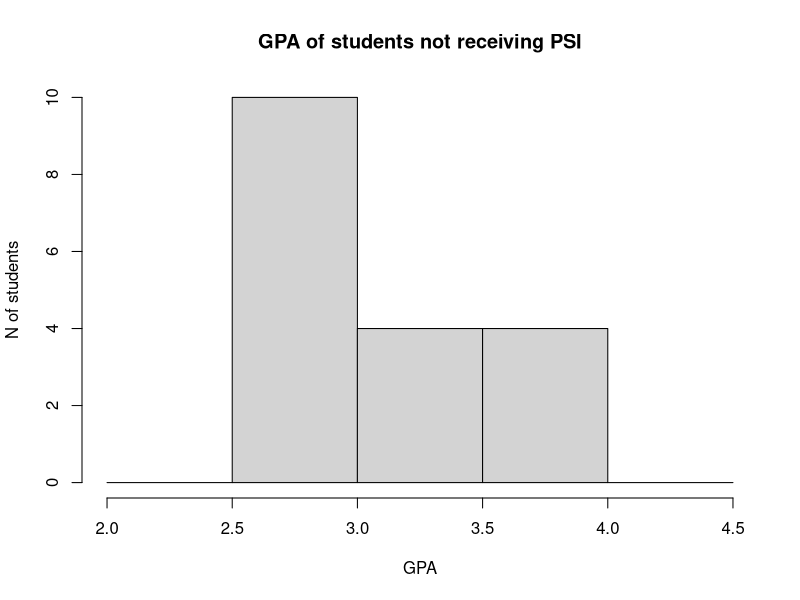
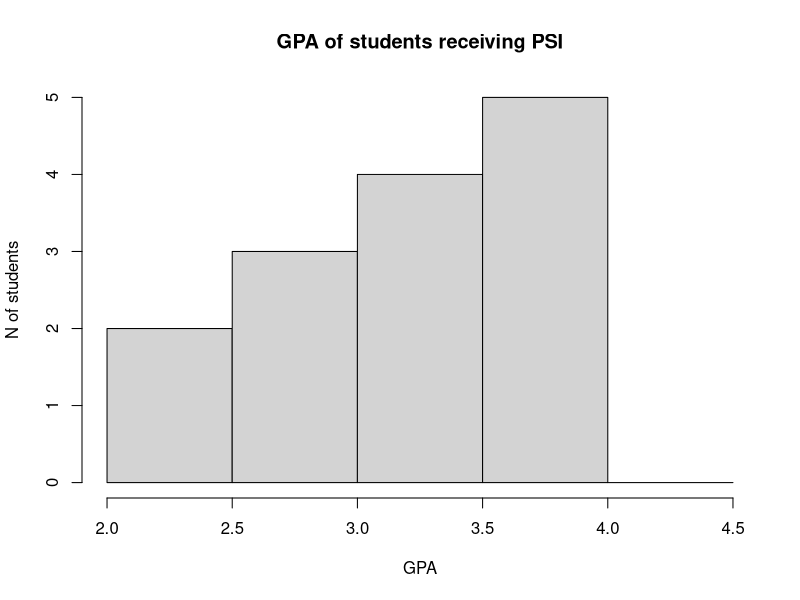
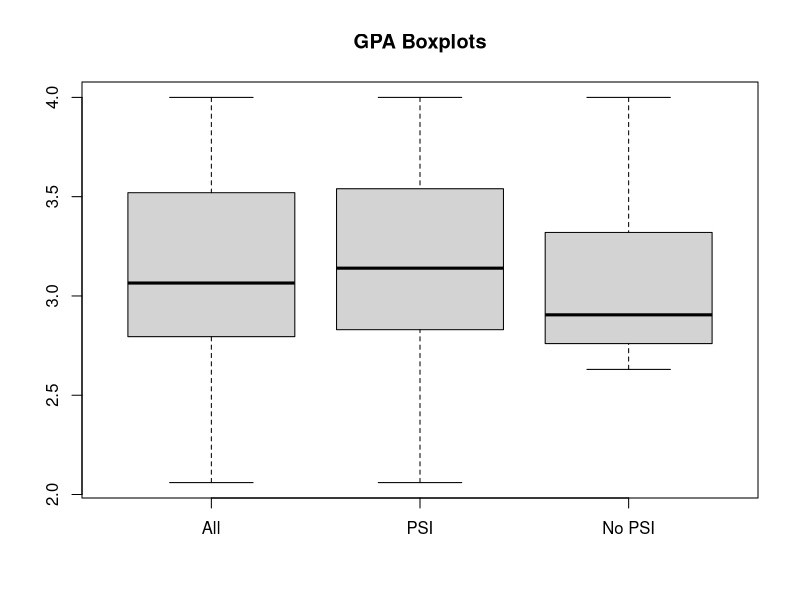
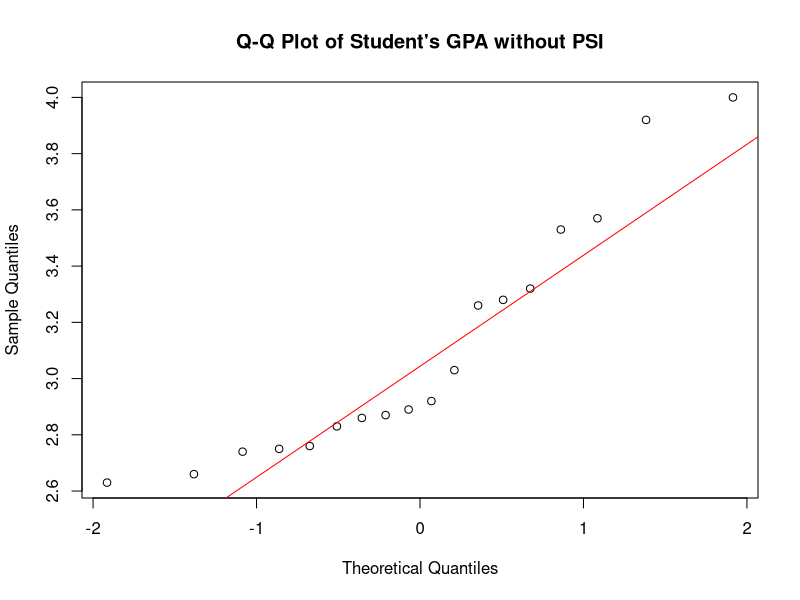
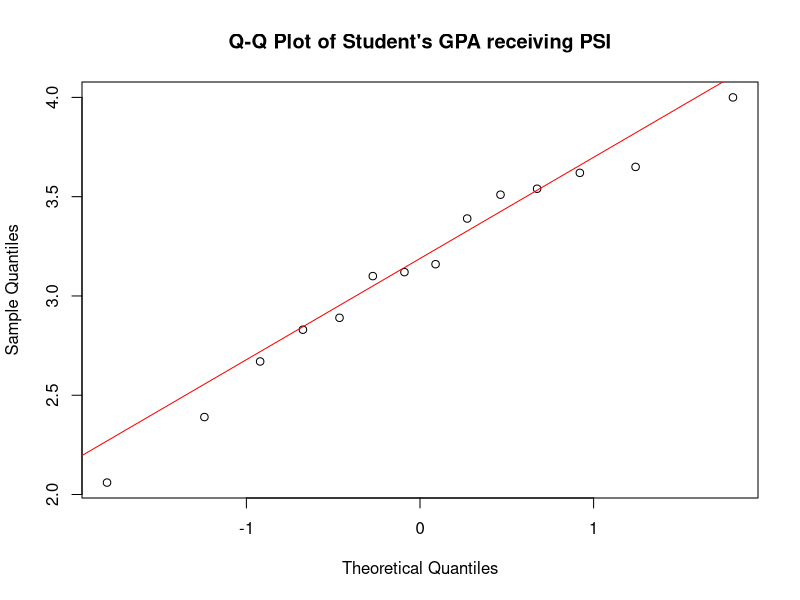

Recreate these plots in R, in order.
#Exercise 2

#First we load the data from the data source
expsi = read.table("psi.txt", header=TRUE);
expsi

#T1

#We divide the data in 2 groups, 
#the students that received psi and the ones that didn't
nousepsi = expsi[which(expsi$psi == "0"),]
nousepsi
usepsi = expsi[which(expsi$psi == "1"),]
usepsi

# We show some data summaries

hist(nousepsi$gpa, breaks = c(2.0, 2.5, 3.0, 3.5, 4.0, 4.5), xlab="GPA", ylab="N of students", main="GPA of students not receiving PSI")
hist(usepsi$gpa, breaks = c(2.0, 2.5, 3.0, 3.5, 4.0, 4.5), xlab="GPA", ylab="N of students", main="GPA of students receiving PSI")

boxplot(expsi$gpa, usepsi$gpa, nousepsi$gpa, main="GPA Boxplots", names=c("All", "PSI", "No PSI"));

qqnorm(nousepsi$gpa,  main="Q-Q Plot of Student's GPA without PSI") # doesn't look normal
qqline(nousepsi$gpa, col="red")

qqnorm(usepsi$gpa, main="Q-Q Plot of Student's GPA receiving PSI") # looks normal
qqline(usepsi$gpa, col="red")

#T2

expsiglm=glm(passed~psi+gpa,data=expsi,family=binomial)
summary(expsiglm)


#T3

#psi increases the linear predictor by 2.338 
#and increases odds of passing by e^2.338=10.3604948382


#T4

expsi$passed=factor(expsi$passed)
expsi$psi=factor(expsi$psi)
expsi$gpa=factor(expsi$gpa)
expsiglm2=glm(passed~psi+gpa, data=expsi,family=binomial)
summary(expsiglm2)

#estimations shown, I think intercept+psi1 + gpa3.0 would be the first estimation 
#and intercept+gpa3.0 would be the second. 

#T5

#exp(intercept(which is supposedly psi0) − psi1?) = 1.786932. )
  

#T6

x=matrix(c(3,15,8,6),2,2)
x
fisher.test(x)

#15 is the people that didn't show improvement from the 18 
#and 3 is the people that showed improvement
#Same with the second column out of 14 8 showed improvement and 6 didn't
#So first column is students not receiving psi and second is the students receiving it
#row 1 shows the students that improved and row 2 the rest that didn't

#conclusion: #with pval 0.02 we can reject the null hypothesis, 
#which will be that the students receiving psi and the 
#ones not receiving it have the same probablity of improvement.

#T7

#I guess it's okay? Fishers test works with this kind of experiments

#T8

#Fishers is good for small counts in each 2x2 table cell. 
#More exact than the other approach, ut it doesn't work with  big counts.